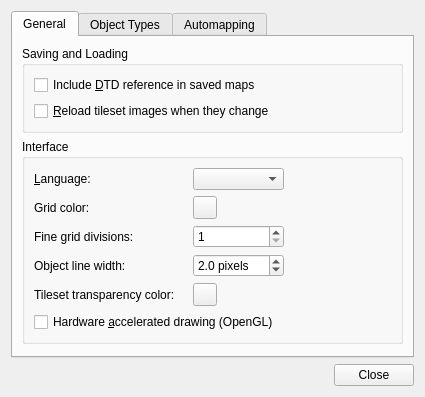
<?xml version="1.0" encoding="UTF-8"?>
<ui version="4.0">
 <class>PreferencesDialog</class>
 <widget class="QDialog" name="PreferencesDialog">
  <property name="geometry">
   <rect>
    <x>0</x>
    <y>0</y>
    <width>423</width>
    <height>456</height>
   </rect>
  </property>
  <property name="windowTitle">
   <string>Preferences</string>
  </property>
  <layout class="QVBoxLayout" name="verticalLayout">
   <property name="sizeConstraint">
    <enum>QLayout::SetFixedSize</enum>
   </property>
   <item>
    <widget class="QTabWidget" name="tabWidget">
     <property name="currentIndex">
      <number>0</number>
     </property>
     <widget class="QWidget" name="tab">
      <attribute name="title">
       <string>General</string>
      </attribute>
      <layout class="QVBoxLayout" name="verticalLayout_2">
       <item>
        <widget class="QGroupBox" name="groupBox">
         <property name="title">
          <string>Saving and Loading</string>
         </property>
         <layout class="QGridLayout" name="gridLayout">
          <item row="0" column="0" colspan="2">
           <widget class="QCheckBox" name="enableDtd">
            <property name="toolTip">
             <string>Not enabled by default since a reference to an external DTD is known to cause problems with some XML parsers.</string>
            </property>
            <property name="text">
             <string>Include &amp;DTD reference in saved maps</string>
            </property>
           </widget>
          </item>
          <item row="1" column="0" colspan="2">
           <widget class="QCheckBox" name="reloadTilesetImages">
            <property name="text">
             <string>&amp;Reload tileset images when they change</string>
            </property>
           </widget>
          </item>
         </layout>
        </widget>
       </item>
       <item>
        <widget class="QGroupBox" name="groupBox_2">
         <property name="enabled">
          <bool>true</bool>
         </property>
         <property name="title">
          <string>Interface</string>
         </property>
         <layout class="QGridLayout" name="gridLayout_2">
          <item row="0" column="4">
           <spacer name="horizontalSpacer_2">
            <property name="orientation">
             <enum>Qt::Horizontal</enum>
            </property>
            <property name="sizeHint" stdset="0">
             <size>
              <width>0</width>
              <height>20</height>
             </size>
            </property>
           </spacer>
          </item>
          <item row="0" column="3">
           <widget class="QComboBox" name="languageCombo"/>
          </item>
          <item row="3" column="0">
           <widget class="QLabel" name="label_4">
            <property name="text">
             <string>Fine grid divisions:</string>
            </property>
            <property name="buddy">
             <cstring>gridFine</cstring>
            </property>
           </widget>
          </item>
          <item row="0" column="0">
           <widget class="QLabel" name="label_2">
            <property name="text">
             <string>&amp;Language:</string>
            </property>
            <property name="buddy">
             <cstring>languageCombo</cstring>
            </property>
           </widget>
          </item>
          <item row="2" column="0">
           <widget class="QLabel" name="label_3">
            <property name="text">
             <string>Grid color:</string>
            </property>
            <property name="buddy">
             <cstring>gridColor</cstring>
            </property>
           </widget>
          </item>
          <item row="4" column="0">
           <widget class="QLabel" name="label">
            <property name="text">
             <string>Object line width:</string>
            </property>
            <property name="buddy">
             <cstring>objectLineWidth</cstring>
            </property>
           </widget>
          </item>
          <item row="3" column="3">
           <widget class="QSpinBox" name="gridFine">
            <property name="minimum">
             <number>1</number>
            </property>
            <property name="maximum">
             <number>128</number>
            </property>
           </widget>
          </item>
          <item row="4" column="3">
           <widget class="QDoubleSpinBox" name="objectLineWidth">
            <property name="suffix">
             <string> pixels</string>
            </property>
            <property name="decimals">
             <number>1</number>
            </property>
            <property name="minimum">
             <double>1.000000000000000</double>
            </property>
            <property name="value">
             <double>2.000000000000000</double>
            </property>
           </widget>
          </item>
          <item row="2" column="3">
           <widget class="Tiled::Internal::ColorButton" name="gridColor"/>
          </item>
          <item row="6" column="0" colspan="4">
           <widget class="QCheckBox" name="openGL">
            <property name="text">
             <string>Hardware &amp;accelerated drawing (OpenGL)</string>
            </property>
           </widget>
          </item>
          <item row="5" column="0">
           <widget class="QLabel" name="label_5">
            <property name="toolTip">
             <string>In the Tileset pane, show transparency as this color.</string>
            </property>
            <property name="text">
             <string>Tileset transparency color:</string>
            </property>
           </widget>
          </item>
          <item row="5" column="3">
           <widget class="Tiled::Internal::ColorButton" name="tilesetTransparencyColor">
            <property name="text">
             <string/>
            </property>
           </widget>
          </item>
         </layout>
        </widget>
       </item>
       <item>
        <spacer name="verticalSpacer">
         <property name="orientation">
          <enum>Qt::Vertical</enum>
         </property>
         <property name="sizeHint" stdset="0">
          <size>
           <width>381</width>
           <height>1</height>
          </size>
         </property>
        </spacer>
       </item>
      </layout>
     </widget>
     <widget class="QWidget" name="tab_2">
      <attribute name="title">
       <string>Object Types</string>
      </attribute>
      <layout class="QVBoxLayout" name="verticalLayout_3">
       <item>
        <widget class="QGroupBox" name="groupBox_3">
         <property name="title">
          <string>Object Types</string>
         </property>
         <layout class="QVBoxLayout" name="verticalLayout_4">
          <item>
           <widget class="QTableView" name="objectTypesTable">
            <property name="selectionBehavior">
             <enum>QAbstractItemView::SelectRows</enum>
            </property>
            <property name="verticalScrollMode">
             <enum>QAbstractItemView::ScrollPerPixel</enum>
            </property>
            <property name="wordWrap">
             <bool>false</bool>
            </property>
            <attribute name="horizontalHeaderHighlightSections">
             <bool>false</bool>
            </attribute>
            <attribute name="verticalHeaderVisible">
             <bool>false</bool>
            </attribute>
            <attribute name="verticalHeaderHighlightSections">
             <bool>false</bool>
            </attribute>
           </widget>
          </item>
          <item>
           <layout class="QHBoxLayout" name="horizontalLayout">
            <item>
             <widget class="QToolButton" name="addObjectTypeButton">
              <property name="toolTip">
               <string>Add Object Type</string>
              </property>
              <property name="text">
               <string>Add</string>
              </property>
              <property name="icon">
               <iconset resource="tiled.qrc">
                <normaloff>:/images/22x22/add.png</normaloff>:/images/22x22/add.png</iconset>
              </property>
              <property name="autoRaise">
               <bool>true</bool>
              </property>
             </widget>
            </item>
            <item>
             <widget class="QToolButton" name="removeObjectTypeButton">
              <property name="enabled">
               <bool>false</bool>
              </property>
              <property name="toolTip">
               <string>Remove Selected Object Types</string>
              </property>
              <property name="text">
               <string>Remove</string>
              </property>
              <property name="icon">
               <iconset resource="tiled.qrc">
                <normaloff>:/images/22x22/remove.png</normaloff>:/images/22x22/remove.png</iconset>
              </property>
              <property name="autoRaise">
               <bool>true</bool>
              </property>
             </widget>
            </item>
            <item>
             <spacer name="horizontalSpacer">
              <property name="orientation">
               <enum>Qt::Horizontal</enum>
              </property>
              <property name="sizeHint" stdset="0">
               <size>
                <width>40</width>
                <height>20</height>
               </size>
              </property>
             </spacer>
            </item>
            <item>
             <widget class="QPushButton" name="importObjectTypesButton">
              <property name="sizePolicy">
               <sizepolicy hsizetype="Minimum" vsizetype="Minimum">
                <horstretch>0</horstretch>
                <verstretch>0</verstretch>
               </sizepolicy>
              </property>
              <property name="text">
               <string>Import...</string>
              </property>
             </widget>
            </item>
            <item>
             <widget class="QPushButton" name="exportObjectTypesButton">
              <property name="sizePolicy">
               <sizepolicy hsizetype="Fixed" vsizetype="Minimum">
                <horstretch>0</horstretch>
                <verstretch>0</verstretch>
               </sizepolicy>
              </property>
              <property name="text">
               <string>Export...</string>
              </property>
             </widget>
            </item>
           </layout>
          </item>
         </layout>
        </widget>
       </item>
      </layout>
     </widget>
     <widget class="QWidget" name="tab_3">
      <attribute name="title">
       <string>Automapping</string>
      </attribute>
      <widget class="QCheckBox" name="autoMapWhileDrawing">
       <property name="geometry">
        <rect>
         <x>10</x>
         <y>20</y>
         <width>391</width>
         <height>22</height>
        </rect>
       </property>
       <property name="text">
        <string>Use Automapping, when drawing into layers</string>
       </property>
      </widget>
     </widget>
    </widget>
   </item>
   <item>
    <widget class="QDialogButtonBox" name="buttonBox">
     <property name="orientation">
      <enum>Qt::Horizontal</enum>
     </property>
     <property name="standardButtons">
      <set>QDialogButtonBox::Close</set>
     </property>
    </widget>
   </item>
  </layout>
 </widget>
 <customwidgets>
  <customwidget>
   <class>Tiled::Internal::ColorButton</class>
   <extends>QToolButton</extends>
   <header location="global">colorbutton.h</header>
  </customwidget>
 </customwidgets>
 <tabstops>
  <tabstop>tabWidget</tabstop>
  <tabstop>enableDtd</tabstop>
  <tabstop>reloadTilesetImages</tabstop>
  <tabstop>languageCombo</tabstop>
  <tabstop>gridColor</tabstop>
  <tabstop>gridFine</tabstop>
  <tabstop>objectLineWidth</tabstop>
  <tabstop>openGL</tabstop>
  <tabstop>buttonBox</tabstop>
  <tabstop>importObjectTypesButton</tabstop>
  <tabstop>exportObjectTypesButton</tabstop>
  <tabstop>autoMapWhileDrawing</tabstop>
  <tabstop>removeObjectTypeButton</tabstop>
  <tabstop>addObjectTypeButton</tabstop>
  <tabstop>objectTypesTable</tabstop>
 </tabstops>
 <resources>
  <include location="tiled.qrc"/>
 </resources>
 <connections>
  <connection>
   <sender>buttonBox</sender>
   <signal>rejected()</signal>
   <receiver>PreferencesDialog</receiver>
   <slot>reject()</slot>
   <hints>
    <hint type="sourcelabel">
     <x>322</x>
     <y>446</y>
    </hint>
    <hint type="destinationlabel">
     <x>315</x>
     <y>312</y>
    </hint>
   </hints>
  </connection>
 </connections>
</ui>
